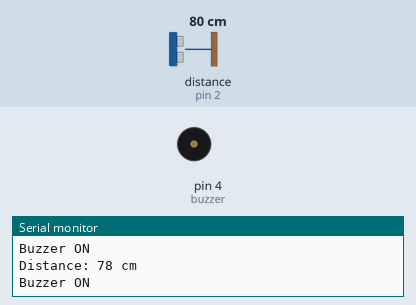
This sketch was run on a simulated Arduino Uno, built with avr-gcc and run on an emulated ATmega328P. Parts: buzzer (waves = sounding, pin HIGH), the last lines printed to the serial monitor. Wiring (inferred from the names in the program): ultrasonic range finder: trigger pin 3; echo pin 2. The test bench sets the inputs (shaded band); at power-on: distance to the obstacle (sensor on pin 2) 80 cm. The echo pulse lasts 58.3 µs per cm; pins used as bus, display or sensor lines are not drawn.

Above: at 0.91 s.
1.4 s: distance to the obstacle (sensor on pin 2) set to 87 cm
4.4 s: distance to the obstacle (sensor on pin 2) set to 94 cm
At 4.4 s:
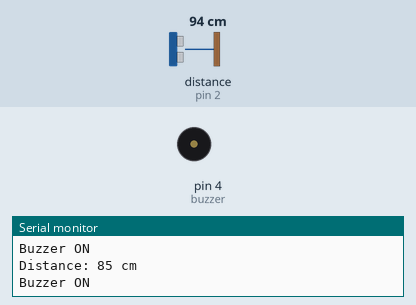
5.9 s: distance to the obstacle (sensor on pin 2) set to 2 cm
At 6.14 s:
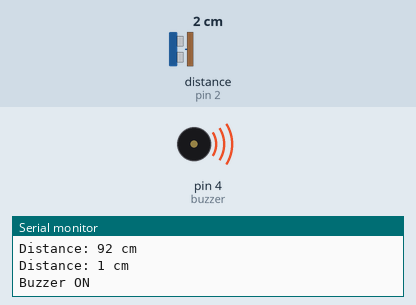
8.9 s: distance to the obstacle (sensor on pin 2) set to 120 cm
At 8.9 s:
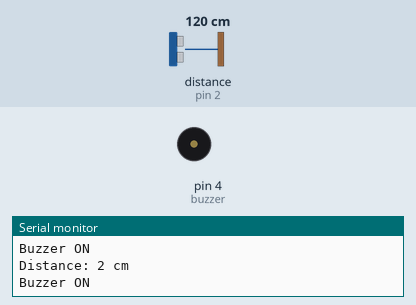
Timing chart, 0 to 11.4 s (numbered marks = the images above; inputs shaded):
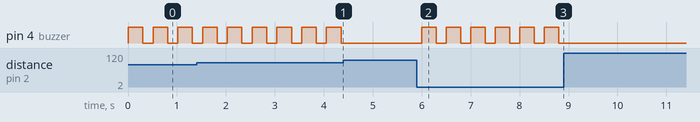

The sketch:

umbraVision.ino
```cpp
#define echoPin 2 // Echo pin
#define trigPin 3 // Trig pin
#define buzzer 4

long duration;
int distance;

void setup() {
  pinMode(trigPin, OUTPUT);
  pinMode(buzzer, OUTPUT);
  pinMode(echoPin, INPUT);
  Serial.begin(9600);
}

void loop() {
  digitalWrite(trigPin, LOW);
  delayMicroseconds(2);
  digitalWrite(trigPin, HIGH);
  delayMicroseconds(10);
  digitalWrite(trigPin, LOW);
  duration = pulseIn(echoPin, HIGH);
  distance = duration * 0.034 / 2;

  Serial.print("Distance: ");
  Serial.print(distance);
  Serial.println(" cm");

  if(distance < 90){
    digitalWrite(buzzer, HIGH);
    Serial.println("Buzzer ON");
    delay(300);
    digitalWrite(buzzer, LOW);
  }

  delay(200);
}
```

Measured:
- the behaviour switches between 91 and 92 cm on distance to the obstacle (sensor on pin 2) (found by bisection; images 0 and 1)
- after the input at 4.4 s, pin 4 (buzzer): stops changing and stays LOW
- after the input at 5.9 s, pin 4 (buzzer): alternates HIGH for 0.30 s and LOW for 0.20 s, starting after 0.10 s
- after the input at 8.9 s, pin 4 (buzzer): stops changing and stays LOW
- by itself, pin 4 (buzzer): alternates HIGH for 0.30 s and LOW for 0.21 s
